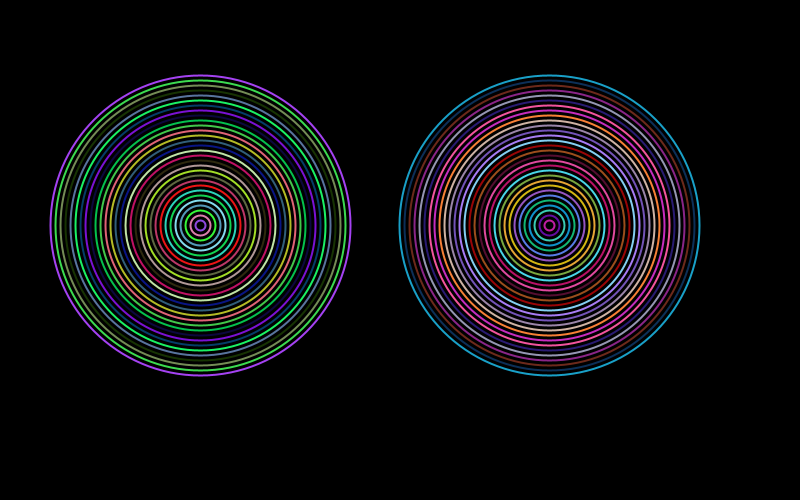
Frame 1 (no input)
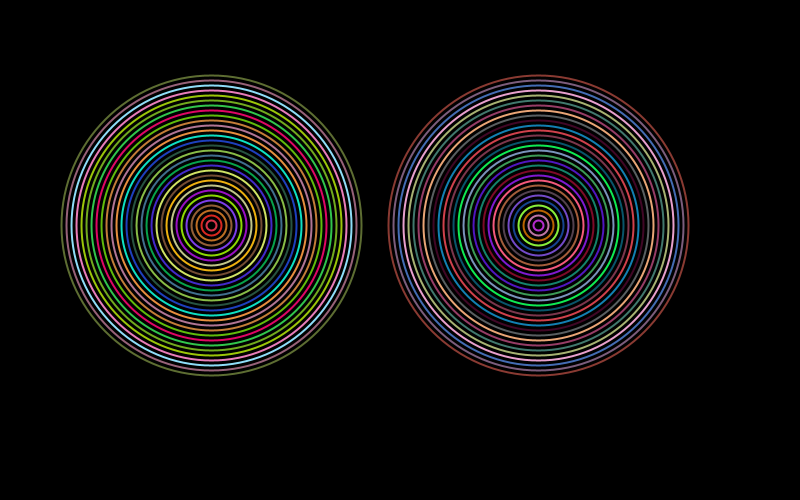
Frame 60 (the mouse pressed at the canvas centre just before this capture)
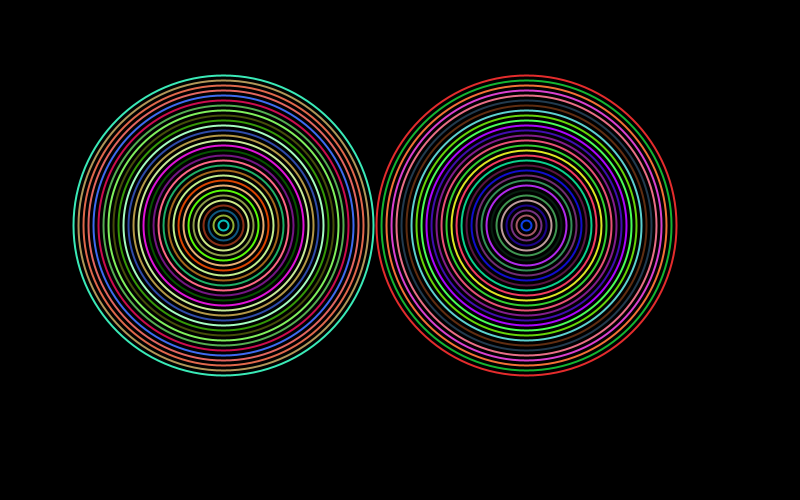
Frame 120 (the mouse held since frame 60 and released just before this capture)

The Processing sketch that drew these frames (run headless with seeded random() and noise(); from frame 60 on, the mouse is pressed at the canvas centre):

// Processing sketch: sketch_160513a
// ── sketch_160513a.pde
float r = 0.1;
boolean plus, minus = false;

void setup(){
  size(800,500);
  smooth(8);
  background(0,0,0);
}

void draw(){
  background(0,0,0);
  for(int i=300; i>0; i=i-10){
    pushMatrix();
    translate(width/4,height/4);
    noFill();

     strokeWeight(2);
     stroke(random(255), random(255), random(255));
  ellipse(r,100,i,i);
  popMatrix();
}
  for(int j=300; j>0; j=j-10){
    pushMatrix();
    translate(width/4,height/4);
    noFill();
    
stroke(random(255), random(255), random(255));
  ellipse(350-r,100,j,j);
  popMatrix();
}
if(r<5){
      plus=true;
    minus=false;

}
if(r>450){
      plus=false;
    minus=true;

}
if(plus){
 r=r+0.2;
}
if (minus){
  r=r-0.1;
}

}
